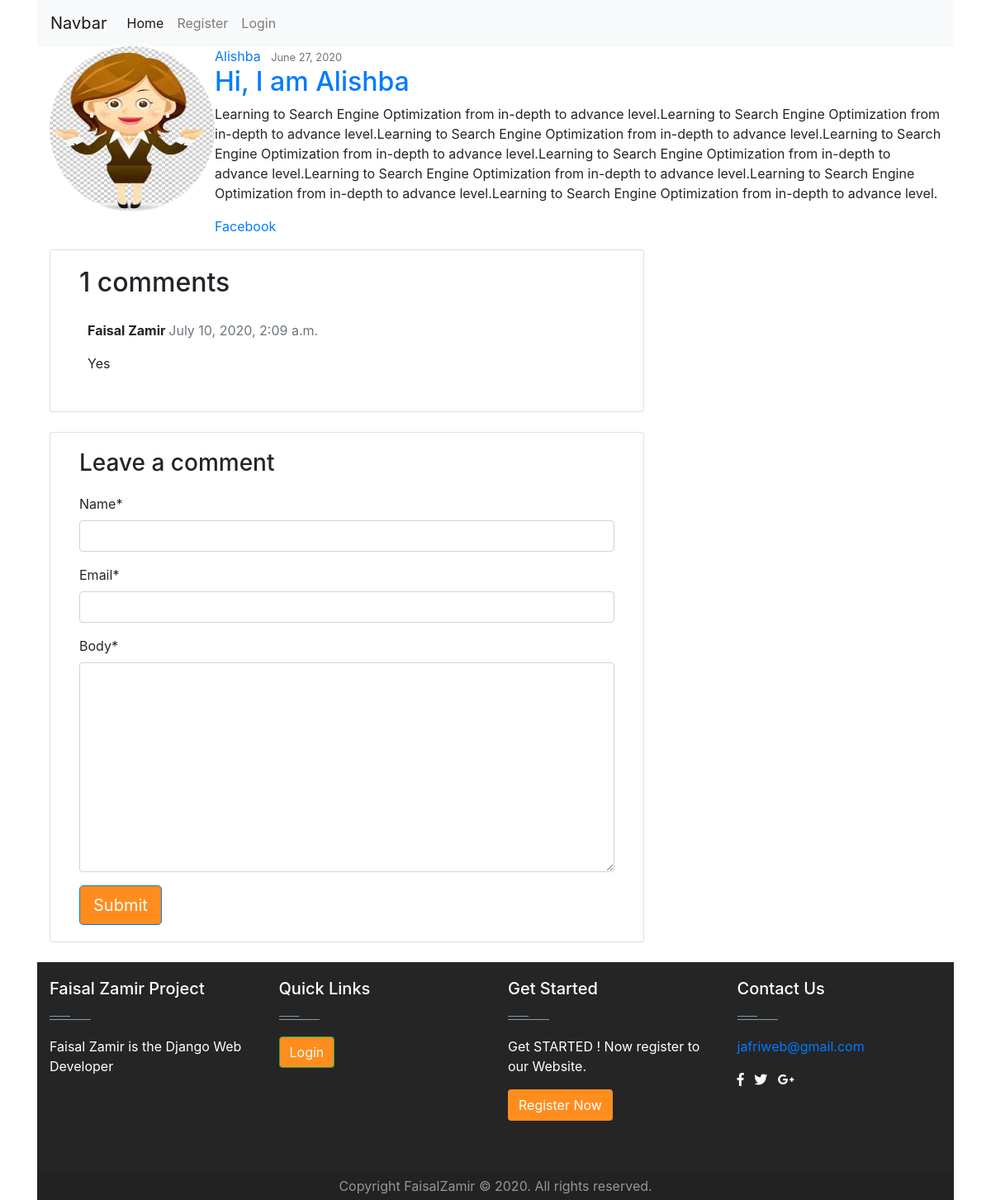
/post/15, run on the app's committed database.
### blog/models.py (models this page shows, shortened)
class Post(models.Model):
    title = models.CharField(max_length=100)
    content = models.TextField()
    slug = models.SlugField(blank=True, null=True, )
    date_posted = models.DateTimeField(default=timezone.now)
    author = models.ForeignKey(User, on_delete=models.CASCADE)

class Comment(models.Model):
    post = models.ForeignKey(Post, on_delete=models.CASCADE, related_name="comments")
    name = models.CharField(max_length=80)
    email = models.EmailField()
    body = models.TextField()
    created_on = models.DateTimeField(auto_now_add=True)
    active = models.BooleanField(default=False)
    class Meta:
        ordering = ["-created_on"]

### users/models.py (models this page shows, shortened)
class Profile(models.Model):
    user = models.OneToOneField(to=User, on_delete=models.CASCADE)
    image = models.ImageField(default='default.jpg', upload_to='profile_img')
    resume = models.FileField(upload_to='doc\\', null=True, blank= True)

### blog/views.py (the view)
# urls.py: path('post/<int:pk>', views.post_detail, name='post-detail'),
def post_detail(request, pk):
    template_name = "blog/post_detail.html"
    post = get_object_or_404(Post, id=pk)
    comments = post.comments.filter(active=True).order_by("-created_on")
    new_comment = None
    if request.method == "POST":
        comment_form = CommentForm(data=request.POST)
        if comment_form.is_valid():
            new_comment = comment_form.save(commit=False)
            new_comment.post = post
            new_comment.save()
    else:
        comment_form = CommentForm()
    context ={"post": post,"comments": comments,
            "new_comment": new_comment,
            "comment_form": comment_form}
    return render(request,template_name,context)

### blog/forms.py
class CommentForm(forms.ModelForm):
    class Meta:
        model = Comment
        fields = ('name', 'email', 'body')

### templates/blog/post_detail.html (shortened to what this page needs)
{%  extends 'users/base.html' %}
{% load crispy_forms_tags %}
    {% block content %}
    <div class="container">
      <article class="media content-section">
        <img class="rounded-circle article-img" src="{{post.author.profile.image.url}}", width='200', height='200'>
        <div class="media-body">
          <div class="article-metadata">
            <a class="mr-2" href="{% url 'user-post' post.author.username %}">{{ post.author }}</a>
            <small class="text-muted">{{ post.date_posted|date:"F d, Y" }}</small>
          </div>
          <h2><a class="article-title" href="{% url 'post-detail' post.id %}">{{ post.title }}</a></h2>
          <p class="article-content">{{ post.content | safe}}</p>
          <a href="http://www.facebook.com/sharer/sharer.php?u=http://127.0.0.1:8000/{{ request.get_full_path|urlencode }}">Facebook</a>
        </div>
      </article>
    <div class="col-md-8 card mb-4  mt-3 ">
      <div class="card-body">
        {% with comments.count as total_comments %}
        <h2>{{ total_comments }} comments</h2>
          {% endwith %}
          {% for comment in comments %}
        <div class="comments" style="padding: 10px;">
          <p class="font-weight-bold">
            {{ comment.name }}
            <span class=" text-muted font-weight-normal">
              {{ comment.created_on }}
            </span>
          </p>
          {{ comment.body | linebreaks }}
        </div>
        {% endfor %}
      </div>
    </div>
    <div class="col-md-8 card mb-4  mt-3 ">
      <div class="card-body">
        {% if new_comment%}
        <div class="alert alert-success" role="alert">
          Your comment is awaiting moderation
        </div>
        {% else%}
        <h3>Leave a comment</h3>
        <form method="post" style="margin-top: 1.3em;">
          {{ comment_form | crispy }}
          <button type="submit" class="btn btn-primary  btn-lg">Submit</button>
        </form>
        {% endif %}
      </div>
    </div>
  </div>
    {% endblock content %}

### templates/users/base.html (style rules this page uses)
.btn { background-color: #ff8d1e; color:#fff; }

### data on the page
Post: author.profile.image (picture), author "Alishba", date_posted "June 27, 2020", title "Hi, I am Alishba", content "Learning to Search Engine Optimization from in-depth to advance level.Learning to Search Engine Optimization from in-depth to advance level.Learning to Search Engine Optimization from in-depth to advance level.Learning to Search Engine Optimization from in-depth to advance level.Learning to Search Engine Optimization from in-depth to advance level.Learning to Search Engine Optimization from in-depth to advance level.Learning to Search Engine Optimization from in-depth to advance level.Learning to Search Engine Optimization from in-depth to advance level."
Comment: name "Faisal Zamir", created_on "July 10, 2020, 2:09 a.m.", body "Yes"

### other printed values
{{ total_comments }} "1"
